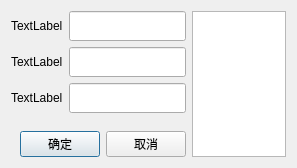
<?xml version="1.0" encoding="UTF-8"?>
<ui version="4.0">
 <class>lds_dialog_input_Dialog</class>
 <widget class="QDialog" name="lds_dialog_input_Dialog">
  <property name="geometry">
   <rect>
    <x>0</x>
    <y>0</y>
    <width>297</width>
    <height>168</height>
   </rect>
  </property>
  <property name="windowTitle">
   <string>Dialog</string>
  </property>
  <layout class="QHBoxLayout" name="horizontalLayout_3">
   <item>
    <layout class="QVBoxLayout" name="verticalLayout" stretch="1,10,0">
     <item>
      <layout class="QGridLayout" name="gridLayout">
       <item row="0" column="1">
        <widget class="lds_lineedit_clear" name="lineEdit">
         <property name="minimumSize">
          <size>
           <width>0</width>
           <height>30</height>
          </size>
         </property>
        </widget>
       </item>
       <item row="1" column="0">
        <widget class="QLabel" name="label_2">
         <property name="text">
          <string>TextLabel</string>
         </property>
        </widget>
       </item>
       <item row="1" column="1">
        <widget class="lds_lineedit_clear" name="lineEdit_2">
         <property name="minimumSize">
          <size>
           <width>0</width>
           <height>30</height>
          </size>
         </property>
        </widget>
       </item>
       <item row="2" column="0">
        <widget class="QLabel" name="label_3">
         <property name="text">
          <string>TextLabel</string>
         </property>
        </widget>
       </item>
       <item row="2" column="1">
        <widget class="lds_lineedit_clear" name="lineEdit_3">
         <property name="minimumSize">
          <size>
           <width>0</width>
           <height>30</height>
          </size>
         </property>
        </widget>
       </item>
       <item row="0" column="0">
        <widget class="QLabel" name="label">
         <property name="text">
          <string>TextLabel</string>
         </property>
        </widget>
       </item>
      </layout>
     </item>
     <item>
      <widget class="lds_key3x4" name="widget_key3x4" native="true">
       <zorder></zorder>
       <zorder></zorder>
       <zorder></zorder>
      </widget>
     </item>
     <item>
      <layout class="QHBoxLayout" name="horizontalLayout_2">
       <item>
        <spacer name="horizontalSpacer">
         <property name="orientation">
          <enum>Qt::Horizontal</enum>
         </property>
         <property name="sizeHint" stdset="0">
          <size>
           <width>40</width>
           <height>20</height>
          </size>
         </property>
        </spacer>
       </item>
       <item>
        <widget class="QFrame" name="frame">
         <layout class="QHBoxLayout" name="horizontalLayout">
          <property name="topMargin">
           <number>0</number>
          </property>
          <property name="rightMargin">
           <number>0</number>
          </property>
          <property name="bottomMargin">
           <number>0</number>
          </property>
          <item>
           <widget class="lds_toolbar_button" name="pushButton_ok">
            <property name="text">
             <string>确定</string>
            </property>
            <property name="outer_stylesheet" stdset="0">
             <string>pushbutton</string>
            </property>
           </widget>
          </item>
          <item>
           <widget class="lds_toolbar_button" name="pushButton_cancel">
            <property name="text">
             <string>取消</string>
            </property>
            <property name="outer_stylesheet" stdset="0">
             <string>pushbutton</string>
            </property>
           </widget>
          </item>
         </layout>
        </widget>
       </item>
      </layout>
     </item>
    </layout>
   </item>
   <item>
    <widget class="QTableView" name="tableView"/>
   </item>
  </layout>
 </widget>
 <customwidgets>
  <customwidget>
   <class>lds_toolbar_button</class>
   <extends>QPushButton</extends>
   <header>lds_toolbar_button.h</header>
  </customwidget>
  <customwidget>
   <class>lds_key3x4</class>
   <extends>QWidget</extends>
   <header>lds_key3x4.h</header>
   <container>1</container>
  </customwidget>
  <customwidget>
   <class>lds_lineedit_clear</class>
   <extends>QLineEdit</extends>
   <header>lds_lineedit_clear.h</header>
  </customwidget>
 </customwidgets>
 <tabstops>
  <tabstop>pushButton_ok</tabstop>
  <tabstop>pushButton_cancel</tabstop>
  <tabstop>lineEdit_2</tabstop>
  <tabstop>tableView</tabstop>
 </tabstops>
 <resources/>
 <connections/>
</ui>
